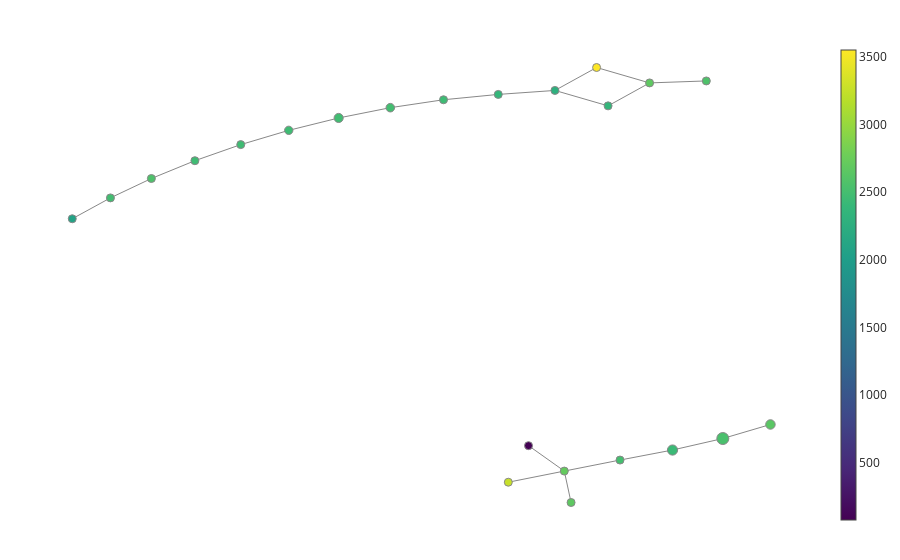

The notebook cell this image was saved under:
### Markdown cell above
This picks up connected components, but not cycles.

### Code cell
filter_func = Eccentricity(exponent = 1)
cover = OneDimensionalCover(n_intervals=30, overlap_frac=0.5)
clusterer = FirstSimpleGap()

pipe = make_mapper_pipeline(
    filter_func=filter_func,
    cover=cover,
    clusterer=clusterer,
    verbose=False,
    n_jobs=1,
)

fig = plot_static_mapper_graph(pipe, data)
fig.show(config={'scrollZoom': True})

### Figure 1 — Plotly figure (JSON) as saved in the notebook; plotly's stock layout.template omitted (floating-point values rounded to 4 significant figures)
{"data": [{"hoverinfo": "none", "line": {"color": "#888", "width": 1}, "mode": "lines", "name": "edge_trace", "type": "scatter", "uid": "d5766f8c-631a-4a44-9643-a274468e3875", "x": [1.392, 1.009, null, 1.392, 1.751, null, 1.392, 1.674, null, 1.009, 0.6398, null, 2.526, 2.187, null, 2.526, 2.848, null, 2.187, 1.832, null, -0.06859, -0.4057, null, -0.06859, 0.2802, null, -0.4057, -0.7299, null, 0.6398, 0.2802, null, -0.7299, -1.04, null, -1.04, -1.334, null, -1.334, -1.61, null, 1.832, 1.456, null, 1.456, 1.214, null, 1.456, 1.501, null, 1.456, 1.078, null, 1.751, 2.032, null, -1.868, -1.61, null, 2.032, 1.674, null, 2.032, 2.415, null], "y": [1.797, 1.747, null, 1.797, 1.6, null, 1.797, 2.089, null, 1.747, 1.678, null, -2.638, -2.785, null, -2.638, -2.459, null, -2.785, -2.913, null, 1.446, 1.289, null, 1.446, 1.577, null, 1.289, 1.107, null, 1.678, 1.577, null, 1.107, 0.9017, null, 0.9017, 0.675, null, 0.675, 0.4279, null, -2.913, -3.053, null, -3.053, -2.729, null, -3.053, -3.454, null, -3.053, -3.195, null, 1.6, 1.893, null, 0.1619, 0.4279, null, 1.893, 2.089, null, 1.893, 1.918, null]}, {"hoverinfo": "text", "hovertext": ["Node ID: 0<br>Pullback set label: 9<br>Partial cluster label: 0<br>Node size: 128<br>Summary statistic: 2280.0", "Node ID: 1<br>Pullback set label: 10<br>Partial cluster label: 0<br>Node size: 325<br>Summary statistic: 2380.0", "Node ID: 2<br>Pullback set label: 1<br>Partial cluster label: 0<br>Node size: 1766<br>Summary statistic: 2540.0", "Node ID: 3<br>Pullback set label: 2<br>Partial cluster label: 0<br>Node size: 1274<br>Summary statistic: 2430.0", "Node ID: 4<br>Pullback set label: 13<br>Partial cluster label: 0<br>Node size: 1019<br>Summary statistic: 2470.0", "Node ID: 5<br>Pullback set label: 14<br>Partial cluster label: 0<br>Node size: 854<br>Summary statistic: 2460.0", "Node ID: 6<br>Pullback set label: 11<br>Partial cluster label: 0<br>Node size: 625<br>Summary statistic: 2450.0", "Node ID: 7<br>Pullback set label: 12<br>Partial cluster label: 0<br>Node size: 899<br>Summary statistic: 2490.0", "Node ID: 8<br>Pullback set label: 15<br>Partial cluster label: 0<br>Node size: 567<br>Summary statistic: 2460.0", "Node ID: 9<br>Pullback set label: 16<br>Partial cluster label: 0<br>Node size: 315<br>Summary statistic: 2460.0", "Node ID: 10<br>Pullback set label: 17<br>Partial cluster label: 0<br>Node size: 131<br>Summary statistic: 2560.0", "Node ID: 11<br>Pullback set label: 3<br>Partial cluster label: 0<br>Node size: 512<br>Summary statistic: 2500.0", "Node ID: 12<br>Pullback set label: 4<br>Partial cluster label: 0<br>Node size: 123<br>Summary statistic: 2710.0", "Node ID: 13<br>Pullback set label: 0<br>Partial cluster label: 0<br>Node size: 1103<br>Summary statistic: 2640.0", "Node ID: 14<br>Pullback set label: 5<br>Partial cluster label: 2<br>Node size: 1<br>Summary statistic: 78.0", "Node ID: 15<br>Pullback set label: 8<br>Partial cluster label: 0<br>Node size: 44<br>Summary statistic: 2370.0", "Node ID: 16<br>Pullback set label: 19<br>Partial cluster label: 0<br>Node size: 18<br>Summary statistic: 2080.0", "Node ID: 17<br>Pullback set label: 18<br>Partial cluster label: 0<br>Node size: 54<br>Summary statistic: 2490.0", "Node ID: 18<br>Pullback set label: 5<br>Partial cluster label: 1<br>Node size: 10<br>Summary statistic: 2670.0", "Node ID: 19<br>Pullback set label: 7<br>Partial cluster label: 0<br>Node size: 12<br>Summary statistic: 2680.0", "Node ID: 20<br>Pullback set label: 8<br>Partial cluster label: 1<br>Node size: 3<br>Summary statistic: 3550.0", "Node ID: 21<br>Pullback set label: 5<br>Partial cluster label: 0<br>Node size: 6<br>Summary statistic: 3260.0", "Node ID: 22<br>Pullback set label: 6<br>Partial cluster label: 0<br>Node size: 1<br>Summary statistic: 2570.0"], "marker": {"color": [2279.0, 2376.0, 2538.0, 2435.0, 2474.0, 2460.0, 2453.0, 2487.0, 2461.0, 2458.0, 2562.0, 2505.0, 2711.0, 2643.0, 78, 2370.0, 2081.0, 2486.0, 2669.0, 2680.0, 3552.0, 3262, 2566], "colorbar": {"thickness": 15, "title": {"side": "right", "text": ""}, "xanchor": "left"}, "colorscale": [[0, "#440154"], [0.1111, "#482878"], [0.2222, "#3e4989"], [0.3333, "#31688e"], [0.4444, "#26828e"], [0.5556, "#1f9e89"], [0.6667, "#35b779"], [0.7778, "#6ece58"], [0.8889, "#b5de2b"], [1, "#fde725"]], "line": {"color": "#888", "width": 1}, "opacity": 1, "reversescale": false, "showscale": true, "size": [128, 325, 1766, 1274, 1019, 854, 625, 899, 567, 315, 131, 512, 123, 1103, 1, 44, 18, 54, 10, 12, 3, 6, 1], "sizemin": 4, "sizemode": "area", "sizeref": 24.53}, "mode": "markers", "name": "node_trace", "type": "scatter", "uid": "ce3fa459-563f-4cd3-bbba-420adc7855b4", "x": [1.392, 1.009, 2.526, 2.187, -0.06859, -0.4057, 0.6398, 0.2802, -0.7299, -1.04, -1.334, 1.832, 1.456, 2.848, 1.214, 1.751, -1.868, -1.61, 1.501, 2.032, 1.674, 1.078, 2.415], "y": [1.797, 1.747, -2.638, -2.785, 1.446, 1.289, 1.678, 1.577, 1.107, 0.9017, 0.675, -2.913, -3.053, -2.459, -2.729, 1.6, 0.1619, 0.4279, -3.454, 1.893, 2.089, -3.195, 1.918]}], "layout": {"autosize": false, "hovermode": "closest", "margin": {"b": 20, "l": 5, "r": 5, "t": 40}, "showlegend": false, "title": {"text": ""}, "xaxis": {"showgrid": false, "showline": false, "showticklabels": false, "ticks": "", "title": {"text": ""}, "zeroline": false}, "yaxis": {"showgrid": false, "showline": false, "showticklabels": false, "ticks": "", "title": {"text": ""}, "zeroline": false}}}
